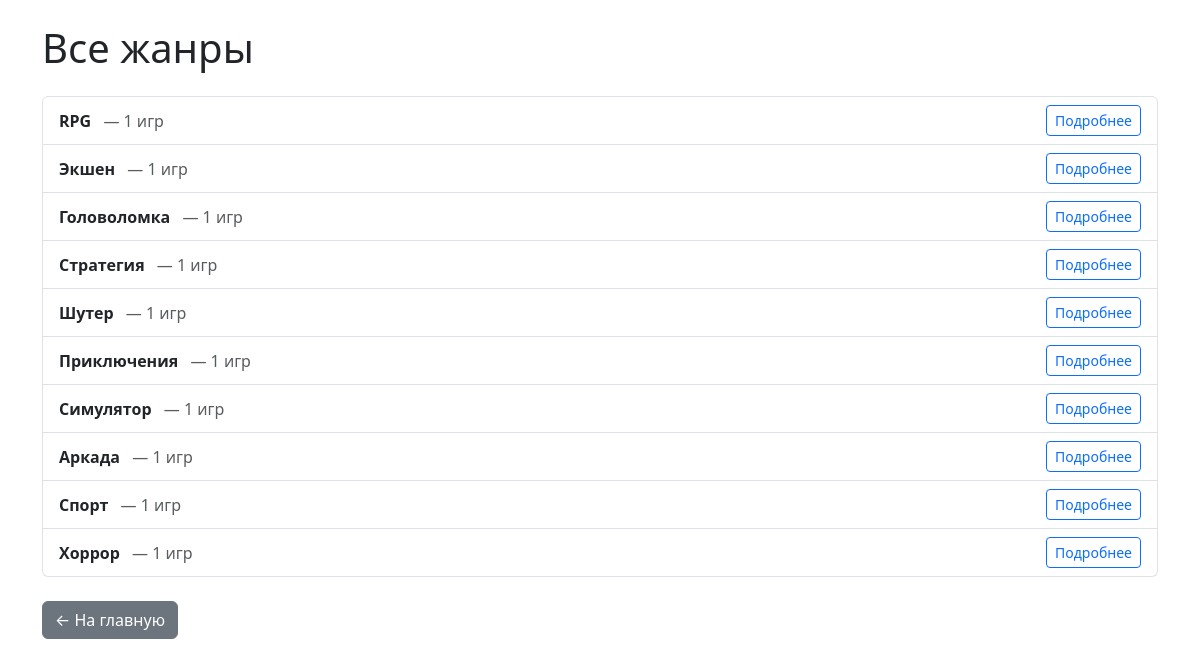
The page /genres/ on the database its author committed.
### store/models.py (models this page shows, shortened)
class Genre(models.Model):
    name = models.CharField("Название жанра", max_length=50, unique=True)
    class Meta:
        verbose_name = "Жанр"
        verbose_name_plural = "Жанры"

### store/views.py (the view)
# urls.py: path('genres/', all_genres_view, name='all_genres'),
def all_genres_view(request):
    genres = Genre.objects.annotate(game_count=Count('game')).order_by('-game_count')
    return render(request, 'all_genres.html', {'genres': genres})

### templates/all_genres.html (shortened to what this page needs)
<!DOCTYPE html>
<html lang="ru">
<head>
    <link href="https://cdn.jsdelivr.net/npm/bootstrap@5.3.3/dist/css/bootstrap.min.css" rel="stylesheet">
</head>
<body>
    <div class="container mt-4">
        <h1 class="mb-4">Все жанры</h1>
        <ul class="list-group mb-4">
            {% for genre in genres %}
                <li class="list-group-item d-flex justify-content-between align-items-center">
                    <div>
                        <strong>{{ genre.name }}</strong>
                        <span class="text-muted ms-2">— {{ genre.game_count }} игр</span>
                    </div>
                    <a href="{% url 'genre_detail' genre.id %}" class="btn btn-outline-primary btn-sm">Подробнее</a>
                </li>
            {% empty %}
                <li class="list-group-item">Жанры отсутствуют.</li>
            {% endfor %}
        </ul>
        <a href="/" class="btn btn-secondary">← На главную</a>
    </div>
</body>
</html>

### rows shown on the page
Genre: name "RPG", game_count "1"
Genre: name "Экшен", game_count "1"
Genre: name "Головоломка", game_count "1"
Genre: name "Стратегия", game_count "1"
Genre: name "Шутер", game_count "1"
Genre: name "Приключения", game_count "1"
Genre: name "Симулятор", game_count "1"
Genre: name "Аркада", game_count "1"
Genre: name "Спорт", game_count "1"
Genre: name "Хоррор", game_count "1"
